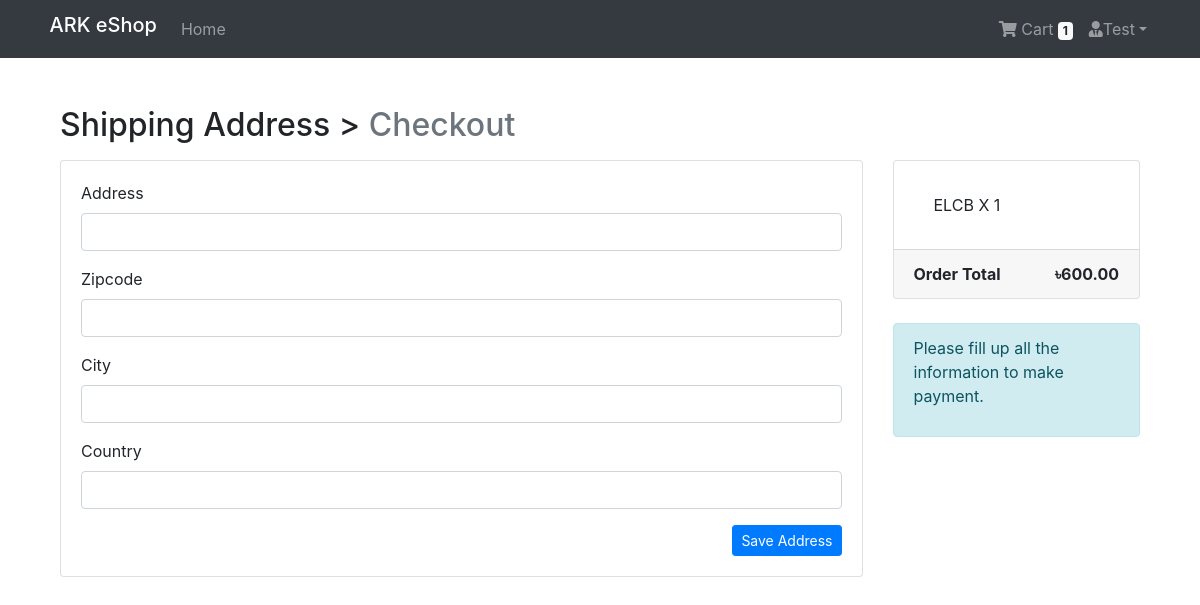
Screenshot of /payment/checkout/ (signed in) with the database file from the repository.
### App_Login/models.py (models this page shows, shortened)
class User(AbstractBaseUser,PermissionsMixin):
    email = models.EmailField(unique=True,null=False)
    is_staff = models.BooleanField(
        ugettext_lazy('staff status'),
        default = False,
        help_text = ugettext_lazy("Designates whether the user can log in this site")
    )
    is_active = models.BooleanField(
        ugettext_lazy('active'),
        default=True,
        help_text= ugettext_lazy("Designates whether this user should be treateed as active.Unselect this instead of deleting accounts")
    )
    USERNAME_FIELD = 'email'
    object = MyUserManager()

class Profile(models.Model):
    user = models.OneToOneField(User,on_delete=models.CASCADE,related_name='profile')
    username = models.CharField(max_length=264,blank=True)
    full_name = models.CharField(max_length=264,blank=True)
    address_1 = models.TextField(max_length=300,blank=True)
    city = models.CharField(max_length=40,blank=True)
    zipcode = models.CharField(max_length=10,blank=True)
    country = models.CharField(max_length=50,blank=True)
    phone = models.CharField(max_length=20,blank=True)
    date_joined = models.DateTimeField(auto_now_add=True)

### App_Order/models.py (models this page shows, shortened)
class Order(models.Model):
    orderitems = models.ManyToManyField(Cart)
    user = models.ForeignKey(settings.AUTH_USER_MODEL,on_delete=models.CASCADE)
    ordered = models.BooleanField(default=False)
    created = models.DateTimeField(auto_now_add=True)
    paymentId = models.CharField(max_length=264,blank=True,null=True)
    orderId = models.CharField(max_length=200,blank=True,null=True)
    def get_totals(self):
        total = 0
        for order_item in self.orderitems.all():
            total += float(order_item.get_total())
        return total

class Cart(models.Model):
    user = models.ForeignKey(settings.AUTH_USER_MODEL,on_delete=models.CASCADE,related_name='cart')
    item = models.ForeignKey(Product,on_delete=models.CASCADE)
    quantity = models.IntegerField(default=1)
    purchased = models.BooleanField(default=False)
    created = models.DateTimeField(auto_now_add=True)
    updated = models.DateTimeField(auto_now=True)
    def get_total(self):
        total = self.item.price * self.quantity
        float_total = format(total,'0.2f')
        return float_total

### App_Payment/models.py (models this page shows, shortened)
class BillingAddress(models.Model):
    user = models.ForeignKey(settings.AUTH_USER_MODEL, on_delete=models.CASCADE)
    address = models.CharField(max_length=264, blank=True)
    zipcode = models.CharField(max_length=10, blank=True)
    city = models.CharField(max_length=30, blank=True)
    country = models.CharField(max_length=20, blank=True)
    def is_fully_filled(self):
        field_names = [f.name for f in self._meta.get_fields()]
        for field_name in field_names:
            value = getattr(self, field_name)
            if value is None or value=='':
                return False
        return True
    class Meta:
        verbose_name_plural = "Billing Address"

### App_Shop/models.py (models this page shows, shortened)
class Product(models.Model):
    main_image = models.ImageField(upload_to ='Products')
    name = models.CharField(max_length=264)
    category = models.ForeignKey(Category,on_delete=models.CASCADE,related_name='category')
    preview_text = models.TextField(max_length=200,verbose_name='Preview Text')
    detail_text = models.TextField(max_length=200,verbose_name='Description')
    price = models.FloatField()
    old_price = models.FloatField(default=0.00)
    created = models.DateTimeField(auto_now_add=True)
    class Meta:
        ordering = ['-created',]

### App_Payment/views.py (the view)
# urls.py: path('checkout/',views.checkout,name='checkout'),
@login_required
def checkout(request):
    saved_address = BillingAddress.objects.get_or_create(user=request.user)
    saved_address = saved_address[0]
    form = BillingForm(instance=saved_address)
    if request.method == 'POST':
        form = BillingForm(request.POST,instance=saved_address)
        if form.is_valid():
            form.save()
            messages.success(request,"Shipping address saved successfully!!")
            form = BillingForm(instance=saved_address)
    order_qs = Order.objects.filter(user=request.user,ordered=False)
    order_items = order_qs[0].orderitems.all()
    order_total = order_qs[0].get_totals()
    return render(request,'App_Payment/checkout.html',context={'form':form,'order_items':order_items,'order_total':order_total,'saved_address':saved_address})

### App_Payment/forms.py
class BillingForm(forms.ModelForm):
    class Meta:
        model = BillingAddress
        fields = ['address','zipcode','city','country']

### App_Order/templatetags/cart_tag.py (called while the page is built)
@register.filter
def cart_total(user):
    order = Order.objects.filter(user=user,ordered=False)
    if order.exists():
        return order[0].orderitems.count()
    else:
        return 0

### templates/App_Payment/checkout.html (shortened to what this page needs)
{% extends 'base.html' %}
{% load crispy_forms_tags %}
{% block body_block %}
<div class="container mt-5">
    <h2 class="mb-3">
        Shipping Address > <span class="text-muted">Checkout</span>
    </h2>
<div class="row">
    <div class="col-md-9">
        <div class="card mb-5" style="height:auto">
            <div class="card-body">
                <form method="POST">
                    {{form|crispy}}
                    <button type="submit" class="btn btn-primary btn-sm float-right">Save Address</button>
                </form>
            </div>
        </div>
    </div>
    <div class="col-md-3">
        <div class="card" style="height: auto;">
            <div class="card-body">
                <ul class="list-group list-group-flush">
                   {% for order_item in order_items %}
                   <li class="list-group-item">{{order_item.item.name}} X {{order_item.quantity}}</li>
                   {% endfor %}
                </ul>
            </div>
            <div class="card-footer">
                <span class="float-left"><b>Order Total</b></span>
                <span class="float-right"><b>&#2547;{{order_total|floatformat:2}}</b></span>
            </div>
        </div>
        <br>
        {% if saved_address.is_fully_filled %}
        <a href="{% url 'App_Payment:payment' %}" class="btn btn-md btn-danger">Make Payment</a>
        {% else %}
        <div class="alert alert-info">
            <p>Please fill up all the information to make payment.</p>
        </div>
        {% endif %}
    </div>
</div>
</div>
{% endblock %}

### templates/navbar.html (shortened to what this page needs)
{% load cart_tag %}
<nav class="navbar navbar-expand-lg navbar-dark bg-dark">
  <div class="container">
    &nbsp;<h6><a class="navbar-brand" href="{% url 'App_Shop:home' %}">ARK eShop</a></h6>
    <ul class="navbar-nav ml-auto">
      <li class="nav-item">
        <a href="{% url 'App_Shop:home' %}" class="nav-link" class="float-left">Home</a>
      </li>
    </ul>
      <div class="collapse navbar-collapse" id="navbarNav">
      <ul class="navbar-nav ml-auto">
        {% if request.user.is_authenticated %}
        <li class="nav-item">
          <a href="{% url 'App_Order:cart' %}" class="nav-link">
              <i class="fa fa-shopping-cart"></i> Cart
              <span class="badge badge-light">{{ request.user | cart_total }}</span>
          </a>
        </li>
        <li class="nav-item dropdown">
            <a class="nav-link dropdown-toggle" href="#" id="navbarDropdown" role="button" data-toggle="dropdown" aria-haspopup="true" aria-expanded="false"><i class="fas fa-user-tie"></i>{{request.user.profile.username}}</a>
          </li>
        {% endif %}
      </ul>
    </div>
  </div>
</nav>

### templates/base.html (style rules this page uses)
.card { height: 350px; }

### rows the page displays
User: user|cart_total "1", user.profile.username "Test"
Cart: item.name "ELCB", quantity "1"

### other values shown
{{ order_total|floatformat:2 }} "600.00"
